Frame 1 (no input): blank canvas, image omitted
Frame 60 (the mouse pressed at the canvas centre just before this capture): blank canvas, image omitted
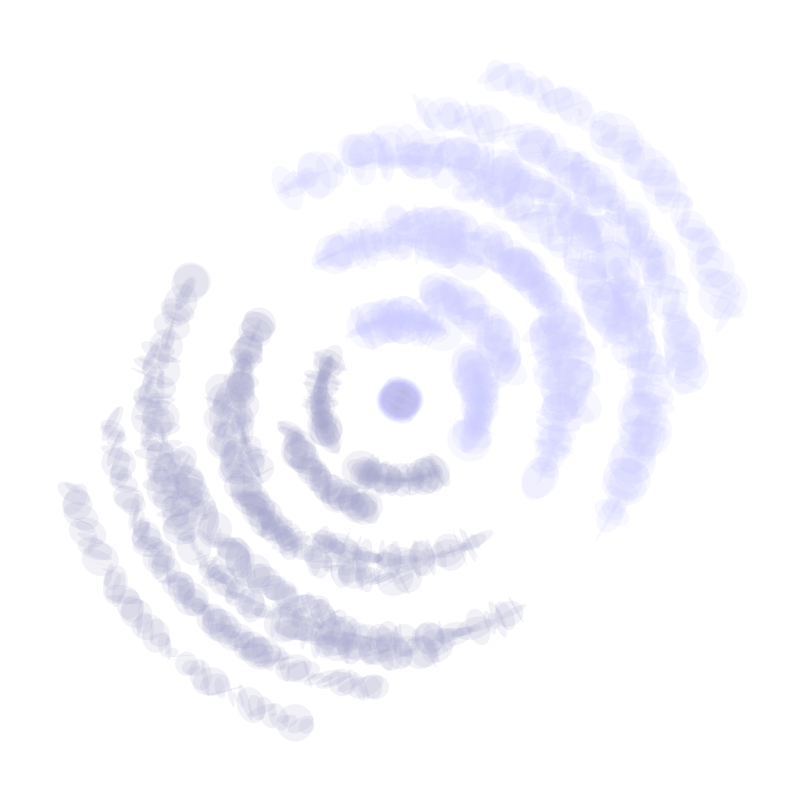
Frame 120 (the mouse held since frame 60 and released just before this capture)

The Processing sketch whose frames 1 and 60 were blank and that drew this single picture after the mouse press (run headless with seeded random() and noise(); from frame 60 on, the mouse is pressed at the canvas centre):

// Processing sketch: Circle_Drawing_Sketch
// ── Circle_Drawing_Sketch.pde
//http://www.openprocessing.org/sketch/43221
Circle circleShape[] = new Circle[4];
int shrinkOrGrow = 1;
int y1 = 0;
void setup(){
    size(800,800);
    background(255);
    for (int i=0;i < circleShape.length;i++){
         circleShape[i] = new Circle(200,100,10);
    }  
   }

void draw(){
    
    for (int i=0; i< circleShape.length;i++) {
    for (int j=0; j< 4 ;j++){   
          circleShape[i].circle(i*80,80*j);
    
   }
  }
 }

class Circle{
    int circleX = 0;
    int circleY = 0;
    int circleSize = 100;
    
    Circle(int r, int g, int b){
    float crcRed= r;  
    float crcGreen= g;
    float crcBlue= b;
  } 
  
void circle (int x1, int y1){
if (mousePressed == true){
    noStroke();
    pushMatrix();
    translate(mouseX,mouseY);
    rotate(radians(frameCount));
    ellipseMode(RADIUS); 
    fill(163, 163, 204, 40);  
    ellipse(x1, y1,random(20), random(20));  

    ellipseMode(CENTER);  
    fill(204, 204, 255, 40);  
    ellipse(-x1, -y1, random(50), random(50));  
    popMatrix();
}else
    if (keyPressed) {
    if (key=='1') filter (BLUR,1); 
    if (key=='2') filter (GRAY);
    if (key=='3') {
    noStroke();
    pushMatrix();
    translate(mouseX,mouseY);
    rotate(radians(frameCount));
    ellipseMode(RADIUS); 
    fill(90,10,2, 40);  
    ellipse(x1, y1,random(20), random(20));  

    ellipseMode(CENTER);  
    fill(100,100,90, 40);  
    ellipse(-x1, -y1, random(50), random(50));  
    popMatrix();
         }
   if (key=='4') {
        noStroke();
    pushMatrix();
    translate(mouseX,mouseY);
    rotate(radians(frameCount));
    ellipseMode(RADIUS); 
    fill(0,100,200, 40);  
    ellipse(x1, y1,random(20), random(20));  

    ellipseMode(CENTER);  
    fill(0,100,100, 40);  
    ellipse(-x1, -y1, random(50), random(50));  
    popMatrix();
   }
  }
 } 
}
